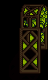

This is a level from a 2D game, rendered from its Tiled map with the project's own tilesets. A one-line summary and the complete map file follow:
An orthogonal 3x5 tile map with 16x16 px tiles, 5 tile layers (Back, Back2, Buildings, Front, ...).

<map version="1.2" tiledversion="1.3.5" orientation="orthogonal" renderorder="right-down" compressionlevel="0" width="3" height="5" tilewidth="16" tileheight="16" infinite="0" nextlayerid="12" nextobjectid="59">
 <tileset firstgid="1" name="zspring_chocolateside" tilewidth="16" tileheight="16" tilecount="25" columns="5">
  <image source="spring_chocolateside.png" width="80" height="80" />
 </tileset>
 <layer id="1" name="Back" width="3" height="5">
  <data encoding="csv">
0,0,0,
0,0,0,
0,0,0,
0,0,0,
0,0,0
</data>
 </layer>
 <objectgroup id="2" name="Back" />
 <layer id="8" name="Back2" width="3" height="5">
  <properties>
   <property name="DrawAbove" value="Back" />
  </properties>
  <data encoding="csv">
0,4,5,
0,9,10,
0,14,15,
16,19,20,
21,11,25
</data>
 </layer>
 <objectgroup id="9" name="Back2" />
 <layer id="3" name="Buildings" width="3" height="5">
  <data encoding="csv">
0,0,0,
0,0,0,
0,25,6,
0,0,0,
0,22,23
</data>
 </layer>
 <objectgroup id="4" name="Buildings" />
 <layer id="10" name="Front" width="3" height="5">
  <data encoding="csv">
0,4,5,
0,9,10,
0,12,13,
0,17,18,
0,0,0
</data>
 </layer>
 <objectgroup id="6" name="Front" />
 <layer id="5" name="AlwaysFront" width="3" height="5">
  <data encoding="csv">
0,2,3,
0,7,8,
0,0,0,
0,0,0,
0,0,0
</data>
 </layer>
 <objectgroup id="11" name="AlwaysFront" />
</map>
